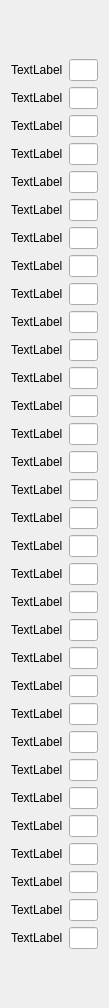
               <widget class="QWidget" name="scrollAreaWidgetContents">
                <property name="geometry">
                 <rect>
                  <x>0</x>
                  <y>0</y>
                  <width>109</width>
                  <height>1008</height>
                 </rect>
                </property>
                <layout class="QGridLayout" name="gridLayout_13">
                 <item row="0" column="0">
                  <layout class="QGridLayout" name="gridLayout_12">
                   <item row="0" column="0">
                    <widget class="QLabel" name="label_2">
                     <property name="text">
                      <string>TextLabel</string>
                     </property>
                    </widget>
                   </item>
                   <item row="0" column="1">
                    <widget class="QLineEdit" name="lineEdit_2"/>
                   </item>
                   <item row="1" column="0">
                    <widget class="QLabel" name="label_3">
                     <property name="text">
                      <string>TextLabel</string>
                     </property>
                    </widget>
                   </item>
                   <item row="1" column="1">
                    <widget class="QLineEdit" name="lineEdit_3"/>
                   </item>
                   <item row="2" column="0">
                    <widget class="QLabel" name="label_4">
                     <property name="text">
                      <string>TextLabel</string>
                     </property>
                    </widget>
                   </item>
                   <item row="2" column="1">
                    <widget class="QLineEdit" name="lineEdit_4"/>
                   </item>
                   <item row="3" column="0">
                    <widget class="QLabel" name="label_5">
                     <property name="text">
                      <string>TextLabel</string>
                     </property>
                    </widget>
                   </item>
                   <item row="3" column="1">
                    <widget class="QLineEdit" name="lineEdit_5"/>
                   </item>
                   <item row="4" column="0">
                    <widget class="QLabel" name="label_6">
                     <property name="text">
                      <string>TextLabel</string>
                     </property>
                    </widget>
                   </item>
                   <item row="4" column="1">
                    <widget class="QLineEdit" name="lineEdit_6"/>
                   </item>
                   <item row="5" column="0">
                    <widget class="QLabel" name="label_9">
                     <property name="text">
                      <string>TextLabel</string>
                     </property>
                    </widget>
                   </item>
                   <item row="5" column="1">
                    <widget class="QLineEdit" name="lineEdit_8"/>
                   </item>
                   <item row="6" column="0">
                    <widget class="QLabel" name="label_8">
                     <property name="text">
                      <string>TextLabel</string>
                     </property>
                    </widget>
                   </item>
                   <item row="6" column="1">
                    <widget class="QLineEdit" name="lineEdit_9"/>
                   </item>
                   <item row="7" column="0">
                    <widget class="QLabel" name="label_7">
                     <property name="text">
                      <string>TextLabel</string>
                     </property>
                    </widget>
                   </item>
                   <item row="7" column="1">
                    <widget class="QLineEdit" name="lineEdit_7"/>
                   </item>
                   <item row="8" column="0">
                    <widget class="QLabel" name="label_10">
                     <property name="text">
                      <string>TextLabel</string>
                     </property>
                    </widget>
                   </item>
                   <item row="8" column="1">
                    <widget class="QLineEdit" name="lineEdit_11"/>
                   </item>
                   <item row="9" column="0">
                    <widget class="QLabel" name="label_16">
                     <property name="text">
                      <string>TextLabel</string>
                     </property>
                    </widget>
                   </item>
                   <item row="9" column="1">
                    <widget class="QLineEdit" name="lineEdit_15"/>
                   </item>
                   <item row="10" column="0">
                    <widget class="QLabel" name="label_13">
                     <property name="text">
                      <string>TextLabel</string>
                     </property>
                    </widget>
                   </item>
                   <item row="10" column="1">
                    <widget class="QLineEdit" name="lineEdit_17"/>
                   </item>
                   <item row="11" column="0">
                    <widget class="QLabel" name="label_14">
                     <property name="text">
                      <string>TextLabel</string>
                     </property>
                    </widget>
                   </item>
                   <item row="11" column="1">
                    <widget class="QLineEdit" name="lineEdit_13"/>
                   </item>
                   <item row="12" column="0">
                    <widget class="QLabel" name="label_11">
                     <property name="text">
                      <string>TextLabel</string>
                     </property>
                    </widget>
                   </item>
                   <item row="12" column="1">
                    <widget class="QLineEdit" name="lineEdit_14"/>
                   </item>
                   <item row="13" column="0">
                    <widget class="QLabel" name="label_17">
                     <property name="text">
                      <string>TextLabel</string>
                     </property>
                    </widget>
                   </item>
                   <item row="13" column="1">
                    <widget class="QLineEdit" name="lineEdit_16"/>
                   </item>
                   <item row="14" column="0">
                    <widget class="QLabel" name="label_15">
                     <property name="text">
                      <string>TextLabel</string>
                     </property>
                    </widget>
                   </item>
                   <item row="14" column="1">
                    <widget class="QLineEdit" name="lineEdit_10"/>
                   </item>
                   <item row="15" column="0">
                    <widget class="QLabel" name="label_12">
                     <property name="text">
                      <string>TextLabel</string>
                     </property>
                    </widget>
                   </item>
                   <item row="15" column="1">
                    <widget class="QLineEdit" name="lineEdit_12"/>
                   </item>
                   <item row="16" column="0">
                    <widget class="QLabel" name="label_29">
                     <property name="text">
                      <string>TextLabel</string>
                     </property>
                    </widget>
                   </item>
                   <item row="16" column="1">
                    <widget class="QLineEdit" name="lineEdit_20"/>
                   </item>
                   <item row="17" column="0">
                    <widget class="QLabel" name="label_31">
                     <property name="text">
                      <string>TextLabel</string>
                     </property>
                    </widget>
                   </item>
                   <item row="17" column="1">
                    <widget class="QLineEdit" name="lineEdit_28"/>
                   </item>
                   <item row="18" column="0">
                    <widget class="QLabel" name="label_27">
                     <property name="text">
                      <string>TextLabel</string>
                     </property>
                    </widget>
                   </item>
                   <item row="18" column="1">
                    <widget class="QLineEdit" name="lineEdit_24"/>
                   </item>
                   <item row="19" column="0">
                    <widget class="QLabel" name="label_18">
                     <property name="text">
                      <string>TextLabel</string>
                     </property>
                    </widget>
                   </item>
                   <item row="19" column="1">
                    <widget class="QLineEdit" name="lineEdit_26"/>
                   </item>
                   <item row="20" column="0">
                    <widget class="QLabel" name="label_30">
                     <property name="text">
                      <string>TextLabel</string>
                     </property>
                    </widget>
                   </item>
                   <item row="20" column="1">
                    <widget class="QLineEdit" name="lineEdit_30"/>
                   </item>
                   <item row="21" column="0">
                    <widget class="QLabel" name="label_19">
                     <property name="text">
                      <string>TextLabel</string>
                     </property>
                    </widget>
                   </item>
                   <item row="21" column="1">
                    <widget class="QLineEdit" name="lineEdit_31"/>
                   </item>
                   <item row="22" column="0">
                    <widget class="QLabel" name="label_22">
                     <property name="text">
                      <string>TextLabel</string>
                     </property>
                    </widget>
                   </item>
                   <item row="22" column="1">
                    <widget class="QLineEdit" name="lineEdit_18"/>
                   </item>
                   <item row="23" column="0">
                    <widget class="QLabel" name="label_25">
                     <property name="text">
                      <string>TextLabel</string>
                     </property>
                    </widget>
                   </item>
                   <item row="23" column="1">
                    <widget class="QLineEdit" name="lineEdit_19"/>
                   </item>
                   <item row="24" column="0">
                    <widget class="QLabel" name="label_28">
                     <property name="text">
                      <string>TextLabel</string>
                     </property>
                    </widget>
                   </item>
                   <item row="24" column="1">
                    <widget class="QLineEdit" name="lineEdit_23"/>
                   </item>
                   <item row="25" column="0">
                    <widget class="QLabel" name="label_21">
                     <property name="text">
                      <string>TextLabel</string>
                     </property>
                    </widget>
                   </item>
                   <item row="25" column="1">
                    <widget class="QLineEdit" name="lineEdit_27"/>
                   </item>
                   <item row="26" column="0">
                    <widget class="QLabel" name="label_26">
                     <property name="text">
                      <string>TextLabel</string>
                     </property>
                    </widget>
                   </item>
                   <item row="26" column="1">
                    <widget class="QLineEdit" name="lineEdit_32"/>
                   </item>
                   <item row="27" column="0">
                    <widget class="QLabel" name="label_20">
                     <property name="text">
                      <string>TextLabel</string>
                     </property>
                    </widget>
                   </item>
                   <item row="27" column="1">
                    <widget class="QLineEdit" name="lineEdit_33"/>
                   </item>
                   <item row="28" column="0">
                    <widget class="QLabel" name="label_24">
                     <property name="text">
                      <string>TextLabel</string>
                     </property>
                    </widget>
                   </item>
                   <item row="28" column="1">
                    <widget class="QLineEdit" name="lineEdit_29"/>
                   </item>
                   <item row="29" column="0">
                    <widget class="QLabel" name="label_23">
                     <property name="text">
                      <string>TextLabel</string>
                     </property>
                    </widget>
                   </item>
                   <item row="29" column="1">
                    <widget class="QLineEdit" name="lineEdit_25"/>
                   </item>
                   <item row="30" column="0">
                    <widget class="QLabel" name="label_33">
                     <property name="text">
                      <string>TextLabel</string>
                     </property>
                    </widget>
                   </item>
                   <item row="30" column="1">
                    <widget class="QLineEdit" name="lineEdit_22"/>
                   </item>
                   <item row="31" column="0">
                    <widget class="QLabel" name="label_32">
                     <property name="text">
                      <string>TextLabel</string>
                     </property>
                    </widget>
                   </item>
                   <item row="31" column="1">
                    <widget class="QLineEdit" name="lineEdit_21"/>
                   </item>
                  </layout>
                 </item>
                </layout>
               </widget>
